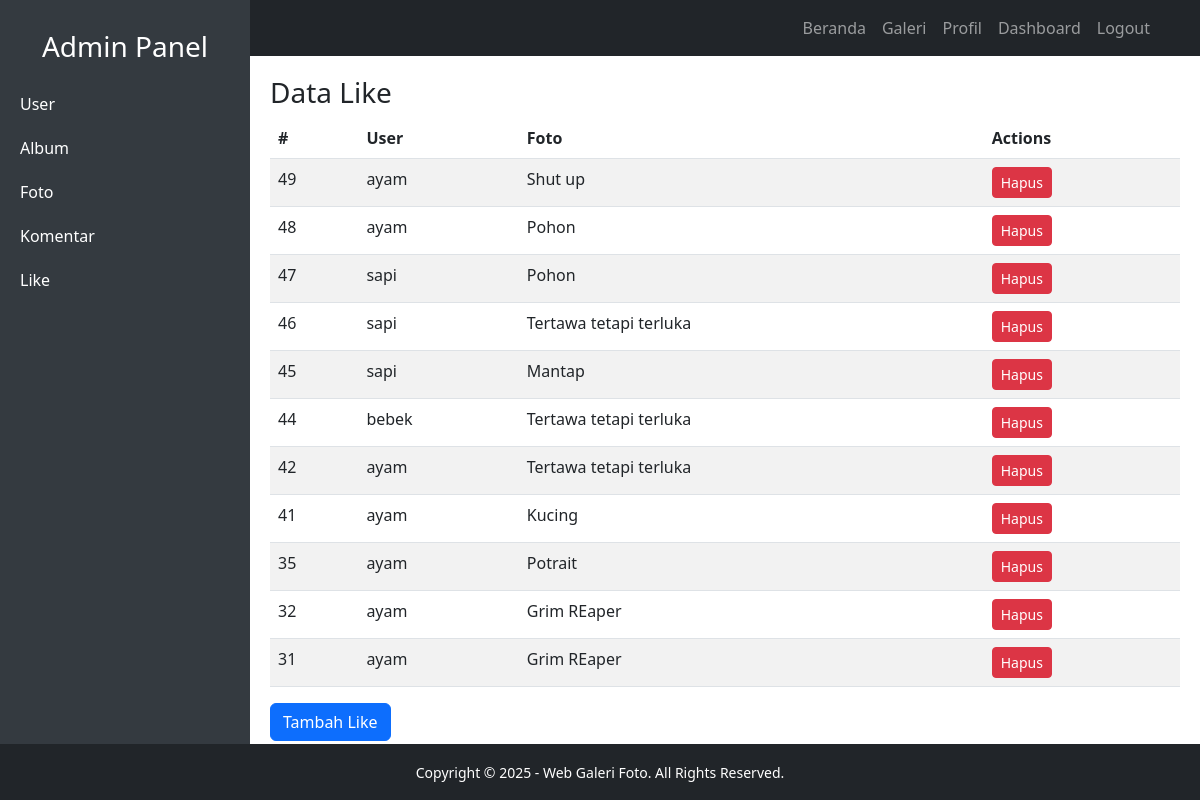
Page /dashboard.php?tab=like (signed in) on the committed database.
### tables this page shows
CREATE TABLE `like` (
  `LikeID` int(11) NOT NULL,
  `FotoID` int(11) NOT NULL,
  `UserID` int(11) NOT NULL,
  `TanggalLike` date NOT NULL
);

CREATE TABLE `user` (
  `UserID` int(11) NOT NULL,
  `Username` varchar(255) NOT NULL,
  `Password` varchar(255) NOT NULL,
  `Email` varchar(255) NOT NULL,
  `NamaLengkap` varchar(255) NOT NULL,
  `Alamat` text NOT NULL,
  `role` enum('user','admin') NOT NULL DEFAULT 'user'
);

CREATE TABLE `foto` (
  `FotoID` int(11) NOT NULL,
  `JudulFoto` varchar(255) NOT NULL,
  `Deskripsi` text NOT NULL,
  `TanggalUnggah` date NOT NULL,
  `Gambar` varchar(255) NOT NULL,
  `Album_ID` int(11) NOT NULL,
  `UserID` int(11) NOT NULL
);

### tabel/tabel-like.php (the view, shortened to what this page needs)
<?php
include 'db.php';
$query = mysqli_query($conn, "SELECT `Like`.*, User.Username, Foto.JudulFoto FROM `Like`
                              JOIN Foto ON `Like`.FotoID = Foto.FotoID
                              JOIN User ON `Like`.UserID = User.UserID
                              ORDER BY LikeID DESC");
$likes = mysqli_fetch_all($query, MYSQLI_ASSOC);
?>
<h3>Data Like</h3>
<table class="table table-striped">
    <thead>
        <tr>
            <th>#</th>
            <th>User</th>
            <th>Foto</th>
            <th>Actions</th>
        </tr>
    </thead>
    <tbody>
        <?php foreach ($likes as $row): ?>
            <tr>
                <td><?= $row['LikeID']; ?></td>
                <td><?= $row['Username']; ?></td>
                <td><?= $row['JudulFoto']; ?></td>
                <td>
                <a href="dashboard.php?tab=like&action=hapus&id=<?= $row['LikeID']; ?>" class="btn btn-danger btn-sm" onclick="return confirm('Yakin ingin menghapus?')">Hapus</a>
                </td>
            </tr>
        <?php endforeach; ?>
    </tbody>
</table>
<button class="btn btn-primary" data-bs-toggle="modal" data-bs-target="#addLikeModal">Tambah Like</button>

### dashboard.php (style rules this page uses)
body { overflow-x: hidden; }

### rows in the picture
like: LikeID "49", UserID.Username "ayam", FotoID.JudulFoto "Shut up"
like: LikeID "48", UserID.Username "ayam", FotoID.JudulFoto "Pohon"
like: LikeID "47", UserID.Username "sapi", FotoID.JudulFoto "Pohon"
like: LikeID "46", UserID.Username "sapi", FotoID.JudulFoto "Tertawa tetapi terluka"
like: LikeID "45", UserID.Username "sapi", FotoID.JudulFoto "Mantap"
like: LikeID "44", UserID.Username "bebek", FotoID.JudulFoto "Tertawa tetapi terluka"
like: LikeID "42", UserID.Username "ayam", FotoID.JudulFoto "Tertawa tetapi terluka"
like: LikeID "41", UserID.Username "ayam", FotoID.JudulFoto "Kucing"
like: LikeID "35", UserID.Username "ayam", FotoID.JudulFoto "Potrait"
like: LikeID "32", UserID.Username "ayam", FotoID.JudulFoto "Grim REaper"
like: LikeID "31", UserID.Username "ayam", FotoID.JudulFoto "Grim REaper"
